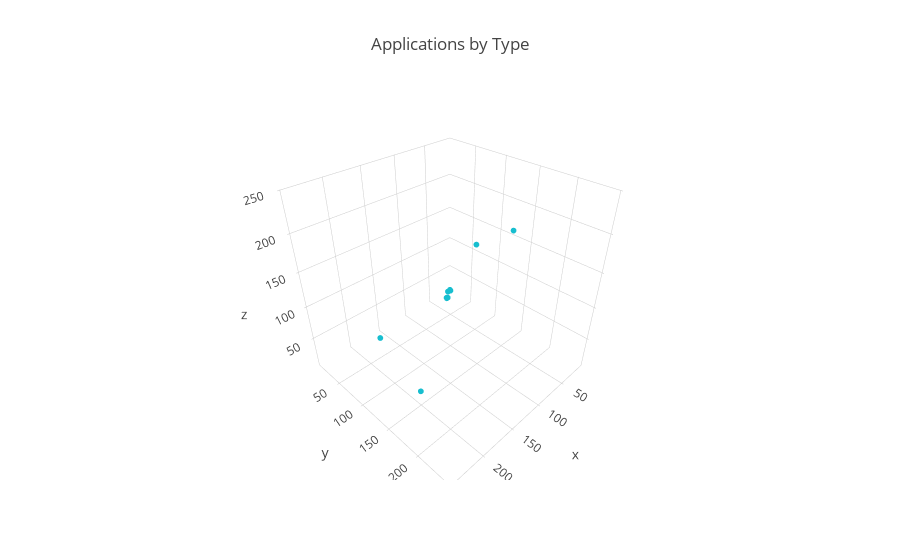

The notebook cell saved with this chart:
### Code cell
scatter = dict(
    mode = "markers",
    name = "y",
    type = "scatter3d",    
    x = centers['r'], 
    y = centers['g'], 
    z = centers['b'],
    marker = dict( size=2, color="rgb(23, 190, 207)" )
)

clusters = dict(
    alphahull = 7,
    name = "y",
    opacity = 0.1,
    type = "mesh3d",    
    x = centers['r'], 
    y = centers['g'], 
    z = centers['b']
)

# clean version, no labels
#layout = dict(
#            xaxis = dict(visible = False),
#            yaxis = dict(visible = False)
#             )

fig = dict( data=[scatter, clusters], layout=layout )
plotly.offline.iplot( fig, filename='TypeCounts.html' )

### Figure 1 — Plotly figure (JSON) as saved in the notebook; plotly's stock layout.template omitted (floating-point values rounded to 4 significant figures)
{"data": [{"marker": {"color": "rgb(23, 190, 207)", "size": 2}, "mode": "markers", "name": "y", "type": "scatter3d", "x": [12.04, 202.1, 99.07, 194.6, 245.6, 153.6, 51.72, 69.82, 219.2, 38.81], "y": [10.79, 197.0, 93.67, 70.65, 245.0, 147.3, 46.38, 168.1, 173.4, 87.19], "z": [10.44, 188.9, 82.83, 57.96, 243.3, 138.6, 44.7, 197.9, 60.43, 135.2]}, {"alphahull": 7, "name": "y", "opacity": 0.1, "type": "mesh3d", "x": [12.04, 202.1, 99.07, 194.6, 245.6, 153.6, 51.72, 69.82, 219.2, 38.81], "y": [10.79, 197.0, 93.67, 70.65, 245.0, 147.3, 46.38, 168.1, 173.4, 87.19], "z": [10.44, 188.9, 82.83, 57.96, 243.3, 138.6, 44.7, 197.9, 60.43, 135.2]}], "layout": {"title": "Applications by Type", "xaxis": {"tickangle": -45}}}
